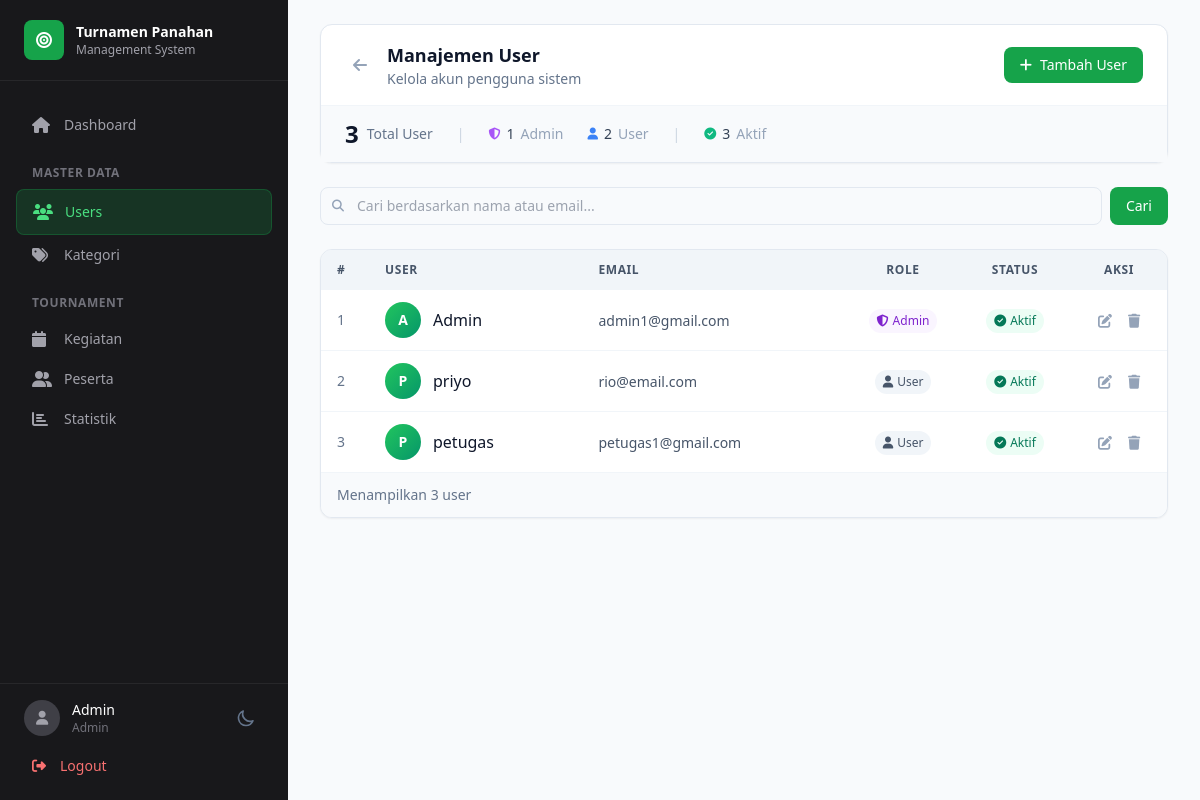
/views/users.php (signed in), run on the app's committed database.
### tables this page shows
CREATE TABLE `users` (
  `id` int(11) NOT NULL,
  `name` varchar(255) NOT NULL,
  `email` varchar(255) NOT NULL,
  `password` varchar(255) NOT NULL,
  `role` enum('admin','operator','viewer') DEFAULT 'operator',
  `status` enum('active','inactive') DEFAULT 'active',
  `created_at` timestamp NULL DEFAULT current_timestamp(),
  `updated_at` timestamp NULL DEFAULT current_timestamp() ON UPDATE current_timestamp()
);

### views/users.php (the view, shortened to what the rows shown need)
<?php
include '../config/panggil.php';
include '../includes/theme.php';
$searchQuery = isset($_GET['q']) ? trim($_GET['q']) : '';
if (!empty($searchQuery)) {
    $stmt = $conn->prepare("SELECT * FROM users WHERE name LIKE ? OR email LIKE ? ORDER BY id ASC");
    $searchLike = "%$searchQuery%";
    $stmt->bind_param("ss", $searchLike, $searchLike);
    $stmt->execute();
    $result = $stmt->get_result();
} else {
    $stmt = $conn->prepare("SELECT * FROM users ORDER BY id ASC");
    $stmt->execute();
    $result = $stmt->get_result();
}
$users = [];
while ($row = $result->fetch_assoc()) {
    $users[] = $row;
}
?>
<!DOCTYPE html>
<html lang="id" class="h-full">
<head>
    <script src="https://cdn.tailwindcss.com"></script>
    <link rel="stylesheet" href="https://cdnjs.cloudflare.com/ajax/libs/font-awesome/6.4.0/css/all.min.css">
</head>
<body class="h-full bg-slate-50 dark:bg-zinc-950 transition-colors">
    <div class="flex h-full">
        <aside class="hidden lg:flex lg:flex-col w-72 bg-zinc-900 text-white">
            <div class="flex items-center gap-3 px-6 py-5 border-b border-zinc-800">
                <div>
                    <h1 class="font-semibold text-sm">Turnamen Panahan</h1>
                </div>
            </div>
        </aside>
        <main class="flex-1 overflow-auto">
            <div class="px-6 lg:px-8 py-6">
                <div class="bg-white dark:bg-zinc-900 rounded-xl border border-slate-200 dark:border-zinc-800 shadow-sm mb-6">
                    <div class="px-6 py-4 border-b border-slate-100 dark:border-zinc-800">
                        <div class="flex flex-col sm:flex-row sm:items-center sm:justify-between gap-4">
                            <div class="flex items-center gap-3">
                                <div>
                                    <h1 class="text-lg font-semibold text-slate-900 dark:text-white">Manajemen User</h1>
                                </div>
                            </div>
                        </div>
                    </div>
                </div>
                <div class="bg-white dark:bg-zinc-900 rounded-xl border border-slate-200 dark:border-zinc-800 overflow-hidden shadow-sm">
                    <div class="overflow-x-auto custom-scrollbar">
                        <table class="w-full">
                            <thead class="bg-slate-100 dark:bg-zinc-800 sticky top-0 z-10">
                                <tr>
                                    <th class="px-4 py-3 text-left text-xs font-semibold text-slate-600 dark:text-zinc-400 uppercase tracking-wider w-12">#</th>
                                    <th class="px-4 py-3 text-left text-xs font-semibold text-slate-600 dark:text-zinc-400 uppercase tracking-wider">User</th>
                                    <th class="px-4 py-3 text-left text-xs font-semibold text-slate-600 dark:text-zinc-400 uppercase tracking-wider">Email</th>
                                    <th class="px-4 py-3 text-center text-xs font-semibold text-slate-600 dark:text-zinc-400 uppercase tracking-wider w-28">Role</th>
                                    <th class="px-4 py-3 text-center text-xs font-semibold text-slate-600 dark:text-zinc-400 uppercase tracking-wider w-28">Status</th>
                                    <th class="px-4 py-3 text-center text-xs font-semibold text-slate-600 dark:text-zinc-400 uppercase tracking-wider w-24">Aksi</th>
                                </tr>
                            </thead>
                            <tbody class="divide-y divide-slate-100 dark:divide-zinc-800">
                                <?php if (count($users) > 0): ?>
                                    <?php $no = 1; foreach ($users as $row): ?>
                                        <tr class="hover:bg-slate-50 dark:hover:bg-zinc-800 transition-colors">
                                            <td class="px-4 py-3 text-sm text-slate-500 dark:text-zinc-400"><?= $no++ ?></td>
                                            <td class="px-4 py-3">
                                                <div class="flex items-center gap-3">
                                                    <div class="w-9 h-9 rounded-full bg-gradient-to-br from-archery-500 to-emerald-600 flex items-center justify-center text-white font-bold text-sm flex-shrink-0">
                                                        <?= strtoupper(substr($row['name'], 0, 1)) ?>
                                                    </div>
                                                    <p class="font-medium text-slate-900 dark:text-white"><?= htmlspecialchars($row['name']) ?></p>
                                                </div>
                                            </td>
                                            <td class="px-4 py-3">
                                                <span class="text-sm text-slate-600 dark:text-zinc-400"><?= htmlspecialchars($row['email']) ?></span>
                                            </td>
                                            <td class="px-4 py-3 text-center">
                                                <?php if (strtolower($row['role']) === 'admin'): ?>
                                                    <span class="inline-flex items-center gap-1 px-2 py-1 rounded-full text-xs font-medium bg-purple-50 dark:bg-purple-900/30 text-purple-700 dark:text-purple-400">
                                                        <i class="fas fa-shield-alt"></i> Admin
                                                    </span>
                                                <?php else: ?>
                                                    <span class="inline-flex items-center gap-1 px-2 py-1 rounded-full text-xs font-medium bg-slate-100 dark:bg-zinc-700 text-slate-600 dark:text-zinc-400">
                                                        <i class="fas fa-user"></i> User
                                                    </span>
                                                <?php endif; ?>
                                            </td>
                                            <td class="px-4 py-3 text-center">
                                                <?php if (strtolower($row['status'] ?? 'active') === 'active'): ?>
                                                    <span class="inline-flex items-center gap-1 px-2 py-1 rounded-full text-xs font-medium bg-emerald-50 dark:bg-emerald-900/30 text-emerald-700 dark:text-emerald-400">
                                                        <i class="fas fa-check-circle"></i> Aktif
                                                    </span>
                                                <?php else: ?>
                                                    <span class="inline-flex items-center gap-1 px-2 py-1 rounded-full text-xs font-medium bg-slate-100 dark:bg-zinc-700 text-slate-500 dark:text-zinc-400">
                                                        <i class="fas fa-pause-circle"></i> Nonaktif
                                                    </span>
                                                <?php endif; ?>
                                            </td>
                                            <td class="px-4 py-3">
                                                <div class="flex items-center justify-center gap-1">
                                                    <button onclick="editUser(<?= $row['id'] ?>, '<?= addslashes($row['name']) ?>', '<?= addslashes($row['email']) ?>', '<?= addslashes($row['role']) ?>', '<?= addslashes($row['status'] ?? 'active') ?>')"
                                                       class="p-1.5 rounded-lg text-slate-400 dark:text-zinc-500 hover:text-amber-600 dark:hover:text-amber-400 hover:bg-amber-50 dark:hover:bg-amber-900/30 transition-colors" title="Edit">
                                                        <i class="fas fa-edit text-sm"></i>
                                                    </button>
                                                    <button onclick="deleteUser(<?= $row['id'] ?>, '<?= addslashes($row['name']) ?>')"
                                                       class="p-1.5 rounded-lg text-slate-400 dark:text-zinc-500 hover:text-red-600 dark:hover:text-red-400 hover:bg-red-50 dark:hover:bg-red-900/30 transition-colors" title="Hapus">
                                                        <i class="fas fa-trash text-sm"></i>
                                                    </button>
                                                </div>
                                            </td>
                                        </tr>
                                    <?php endforeach; ?>
                                <?php endif; ?>
                            </tbody>
                        </table>
                    </div>
                </div>
            </div>
        </main>
    </div>
    <?= getConfirmationModal() ?>
</body>
</html>

### data on the page
users: name "A", name "Admin", email "admin1@gmail.com", role "admin" (drawn), status "active" (drawn)
users: name "P", name "priyo", email "rio@email.com", role "operator" (drawn), status "active" (drawn)
users: name "P", name "petugas", email "petugas1@gmail.com", role "operator" (drawn), status "active" (drawn)

### other printed values
$name "Admin"
$role "Admin"
count($users) "3"
$adminCount "1"
$userCount "2"
$activeCount "3"
